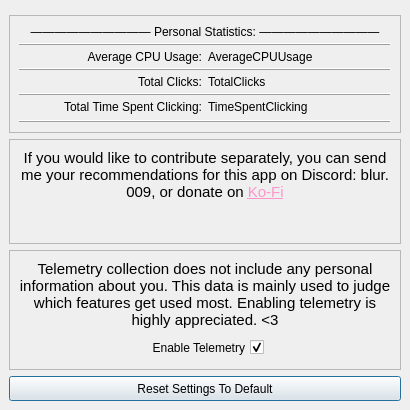
          <widget class="QWidget" name="scrollAreaWidgetContents_2">
           <property name="geometry">
            <rect>
             <x>0</x>
             <y>0</y>
             <width>410</width>
             <height>410</height>
            </rect>
           </property>
           <layout class="QVBoxLayout" name="verticalLayout_8">
            <property name="leftMargin">
             <number>9</number>
            </property>
            <property name="topMargin">
             <number>9</number>
            </property>
            <property name="rightMargin">
             <number>9</number>
            </property>
            <property name="bottomMargin">
             <number>9</number>
            </property>
            <item>
             <widget class="QFrame" name="frame_15">
              <property name="sizePolicy">
               <sizepolicy hsizetype="Minimum" vsizetype="Maximum">
                <horstretch>0</horstretch>
                <verstretch>0</verstretch>
               </sizepolicy>
              </property>
              <property name="frameShape">
               <enum>QFrame::Shape::NoFrame</enum>
              </property>
              <property name="frameShadow">
               <enum>QFrame::Shadow::Raised</enum>
              </property>
              <layout class="QVBoxLayout" name="verticalLayout_9">
               <property name="spacing">
                <number>0</number>
               </property>
               <property name="sizeConstraint">
                <enum>QLayout::SizeConstraint::SetMaximumSize</enum>
               </property>
               <property name="leftMargin">
                <number>0</number>
               </property>
               <property name="topMargin">
                <number>0</number>
               </property>
               <property name="rightMargin">
                <number>0</number>
               </property>
               <property name="bottomMargin">
                <number>0</number>
               </property>
              </layout>
             </widget>
            </item>
            <item>
             <widget class="QFrame" name="frame_25">
              <property name="sizePolicy">
               <sizepolicy hsizetype="Preferred" vsizetype="Preferred">
                <horstretch>0</horstretch>
                <verstretch>0</verstretch>
               </sizepolicy>
              </property>
              <property name="frameShape">
               <enum>QFrame::Shape::StyledPanel</enum>
              </property>
              <property name="frameShadow">
               <enum>QFrame::Shadow::Raised</enum>
              </property>
              <layout class="QVBoxLayout" name="verticalLayout_13">
               <item>
                <widget class="QFrame" name="frame_9">
                 <property name="frameShape">
                  <enum>QFrame::Shape::NoFrame</enum>
                 </property>
                 <property name="frameShadow">
                  <enum>QFrame::Shadow::Plain</enum>
                 </property>
                 <property name="lineWidth">
                  <number>0</number>
                 </property>
                 <layout class="QVBoxLayout" name="verticalLayout_10">
                  <property name="spacing">
                   <number>4</number>
                  </property>
                  <property name="leftMargin">
                   <number>0</number>
                  </property>
                  <property name="topMargin">
                   <number>0</number>
                  </property>
                  <property name="rightMargin">
                   <number>0</number>
                  </property>
                  <property name="bottomMargin">
                   <number>0</number>
                  </property>
                  <item>
                   <widget class="QFrame" name="frame_19">
                    <property name="sizePolicy">
                     <sizepolicy hsizetype="Preferred" vsizetype="Preferred">
                      <horstretch>0</horstretch>
                      <verstretch>0</verstretch>
                     </sizepolicy>
                    </property>
                    <property name="frameShape">
                     <enum>QFrame::Shape::NoFrame</enum>
                    </property>
                    <property name="frameShadow">
                     <enum>QFrame::Shadow::Raised</enum>
                    </property>
                    <layout class="QHBoxLayout" name="horizontalLayout_8">
                     <property name="spacing">
                      <number>6</number>
                     </property>
                     <property name="leftMargin">
                      <number>0</number>
                     </property>
                     <property name="topMargin">
                      <number>0</number>
                     </property>
                     <property name="rightMargin">
                      <number>0</number>
                     </property>
                     <property name="bottomMargin">
                      <number>0</number>
                     </property>
                     <item>
                      <widget class="QLabel" name="AverageCPUUsageText_2">
                       <property name="text">
                        <string>―――――――――― Personal Statistics: ――――――――――</string>
                       </property>
                       <property name="alignment">
                        <set>Qt::AlignmentFlag::AlignCenter</set>
                       </property>
                      </widget>
                     </item>
                    </layout>
                   </widget>
                  </item>
                  <item>
                   <widget class="Line" name="line_7">
                    <property name="frameShadow">
                     <enum>QFrame::Shadow::Raised</enum>
                    </property>
                    <property name="lineWidth">
                     <number>1</number>
                    </property>
                    <property name="orientation">
                     <enum>Qt::Orientation::Horizontal</enum>
                    </property>
                   </widget>
                  </item>
                  <item>
                   <widget class="QFrame" name="frame_16">
                    <property name="frameShape">
                     <enum>QFrame::Shape::NoFrame</enum>
                    </property>
                    <property name="frameShadow">
                     <enum>QFrame::Shadow::Raised</enum>
                    </property>
                    <layout class="QHBoxLayout" name="horizontalLayout">
                     <property name="spacing">
                      <number>6</number>
                     </property>
                     <property name="leftMargin">
                      <number>0</number>
                     </property>
                     <property name="topMargin">
                      <number>0</number>
                     </property>
                     <property name="rightMargin">
                      <number>0</number>
                     </property>
                     <property name="bottomMargin">
                      <number>0</number>
                     </property>
                     <item>
                      <widget class="QLabel" name="label_2">
                       <property name="text">
                        <string>Average CPU Usage:</string>
                       </property>
                       <property name="alignment">
                        <set>Qt::AlignmentFlag::AlignRight|Qt::AlignmentFlag::AlignTrailing|Qt::AlignmentFlag::AlignVCenter</set>
                       </property>
                      </widget>
                     </item>
                     <item>
                      <widget class="QLabel" name="AverageCPUUsageText">
                       <property name="text">
                        <string>AverageCPUUsage</string>
                       </property>
                      </widget>
                     </item>
                    </layout>
                   </widget>
                  </item>
                  <item>
                   <widget class="Line" name="line_4">
                    <property name="frameShadow">
                     <enum>QFrame::Shadow::Raised</enum>
                    </property>
                    <property name="lineWidth">
                     <number>1</number>
                    </property>
                    <property name="orientation">
                     <enum>Qt::Orientation::Horizontal</enum>
                    </property>
                   </widget>
                  </item>
                  <item>
                   <widget class="QFrame" name="frame_17">
                    <property name="frameShape">
                     <enum>QFrame::Shape::NoFrame</enum>
                    </property>
                    <property name="frameShadow">
                     <enum>QFrame::Shadow::Raised</enum>
                    </property>
                    <layout class="QHBoxLayout" name="horizontalLayout_5">
                     <property name="spacing">
                      <number>6</number>
                     </property>
                     <property name="leftMargin">
                      <number>0</number>
                     </property>
                     <property name="topMargin">
                      <number>0</number>
                     </property>
                     <property name="rightMargin">
                      <number>0</number>
                     </property>
                     <property name="bottomMargin">
                      <number>0</number>
                     </property>
                     <item>
                      <widget class="QLabel" name="label_6">
                       <property name="text">
                        <string>Total Clicks:</string>
                       </property>
                       <property name="alignment">
                        <set>Qt::AlignmentFlag::AlignRight|Qt::AlignmentFlag::AlignTrailing|Qt::AlignmentFlag::AlignVCenter</set>
                       </property>
                      </widget>
                     </item>
                     <item>
                      <widget class="QLabel" name="TotalClicksText">
                       <property name="text">
                        <string>TotalClicks</string>
                       </property>
                      </widget>
                     </item>
                    </layout>
                   </widget>
                  </item>
                  <item>
                   <widget class="Line" name="line_5">
                    <property name="frameShadow">
                     <enum>QFrame::Shadow::Raised</enum>
                    </property>
                    <property name="lineWidth">
                     <number>1</number>
                    </property>
                    <property name="orientation">
                     <enum>Qt::Orientation::Horizontal</enum>
                    </property>
                   </widget>
                  </item>
                  <item>
                   <widget class="QFrame" name="frame_18">
                    <property name="frameShape">
                     <enum>QFrame::Shape::NoFrame</enum>
                    </property>
                    <property name="frameShadow">
                     <enum>QFrame::Shadow::Raised</enum>
                    </property>
                    <layout class="QHBoxLayout" name="horizontalLayout_7">
                     <property name="spacing">
                      <number>6</number>
                     </property>
                     <property name="leftMargin">
                      <number>0</number>
                     </property>
                     <property name="topMargin">
                      <number>0</number>
                     </property>
                     <property name="rightMargin">
                      <number>0</number>
                     </property>
                     <property name="bottomMargin">
                      <number>0</number>
                     </property>
                     <item>
                      <widget class="QLabel" name="label_4">
                       <property name="text">
                        <string>Total Time Spent Clicking:</string>
                       </property>
                       <property name="alignment">
                        <set>Qt::AlignmentFlag::AlignRight|Qt::AlignmentFlag::AlignTrailing|Qt::AlignmentFlag::AlignVCenter</set>
                       </property>
                      </widget>
                     </item>
                     <item>
                      <widget class="QLabel" name="TimeSpentClickingText">
                       <property name="text">
                        <string>TimeSpentClicking</string>
                       </property>
                      </widget>
                     </item>
                    </layout>
                   </widget>
                  </item>
                 </layout>
                </widget>
               </item>
               <item>
                <widget class="Line" name="line_6">
                 <property name="frameShadow">
                  <enum>QFrame::Shadow::Raised</enum>
                 </property>
                 <property name="lineWidth">
                  <number>1</number>
                 </property>
                 <property name="orientation">
                  <enum>Qt::Orientation::Horizontal</enum>
                 </property>
                </widget>
               </item>
              </layout>
             </widget>
            </item>
            <item>
             <widget class="QFrame" name="frame_24">
              <property name="sizePolicy">
               <sizepolicy hsizetype="Preferred" vsizetype="Preferred">
                <horstretch>0</horstretch>
                <verstretch>0</verstretch>
               </sizepolicy>
              </property>
              <property name="frameShape">
               <enum>QFrame::Shape::StyledPanel</enum>
              </property>
              <property name="frameShadow">
               <enum>QFrame::Shadow::Raised</enum>
              </property>
              <layout class="QVBoxLayout" name="verticalLayout_12">
               <item>
                <widget class="QLabel" name="label_11">
                 <property name="sizePolicy">
                  <sizepolicy hsizetype="Minimum" vsizetype="Maximum">
                   <horstretch>0</horstretch>
                   <verstretch>0</verstretch>
                  </sizepolicy>
                 </property>
                 <property name="minimumSize">
                  <size>
                   <width>0</width>
                   <height>0</height>
                  </size>
                 </property>
                 <property name="maximumSize">
                  <size>
                   <width>16777215</width>
                   <height>10000</height>
                  </size>
                 </property>
                 <property name="font">
                  <font>
                   <pointsize>12</pointsize>
                   <bold>false</bold>
                  </font>
                 </property>
                 <property name="frameShape">
                  <enum>QFrame::Shape::NoFrame</enum>
                 </property>
                 <property name="frameShadow">
                  <enum>QFrame::Shadow::Raised</enum>
                 </property>
                 <property name="lineWidth">
                  <number>3</number>
                 </property>
                 <property name="text">
                  <string>&lt;html&gt;&lt;head/&gt;&lt;body&gt;&lt;p&gt;&lt;span style=&quot; font-size:11pt;&quot;&gt;If you would like to contribute separately, you can send me your recommendations for this app on Discord: blur.009, or donate on &lt;/span&gt;&lt;a href=&quot;https://ko-fi.com/blur009&quot;&gt;&lt;span style=&quot; font-size:11pt; text-decoration: underline; color:#ff95ca;&quot;&gt;Ko-Fi&lt;/span&gt;&lt;/a&gt;&lt;/p&gt;&lt;/body&gt;&lt;/html&gt;</string>
                 </property>
                 <property name="textFormat">
                  <enum>Qt::TextFormat::MarkdownText</enum>
                 </property>
                 <property name="scaledContents">
                  <bool>true</bool>
                 </property>
                 <property name="alignment">
                  <set>Qt::AlignmentFlag::AlignHCenter|Qt::AlignmentFlag::AlignTop</set>
                 </property>
                 <property name="wordWrap">
                  <bool>true</bool>
                 </property>
                 <property name="margin">
                  <number>0</number>
                 </property>
                 <property name="indent">
                  <number>0</number>
                 </property>
                </widget>
               </item>
              </layout>
             </widget>
            </item>
            <item>
             <widget class="QFrame" name="frame_22">
              <property name="sizePolicy">
               <sizepolicy hsizetype="Preferred" vsizetype="Preferred">
                <horstretch>0</horstretch>
                <verstretch>0</verstretch>
               </sizepolicy>
              </property>
              <property name="frameShape">
               <enum>QFrame::Shape::StyledPanel</enum>
              </property>
              <property name="frameShadow">
               <enum>QFrame::Shadow::Raised</enum>
              </property>
              <layout class="QVBoxLayout" name="verticalLayout_11">
               <item>
                <widget class="QFrame" name="frame_23">
                 <property name="sizePolicy">
                  <sizepolicy hsizetype="Preferred" vsizetype="Preferred">
                   <horstretch>0</horstretch>
                   <verstretch>0</verstretch>
                  </sizepolicy>
                 </property>
                 <property name="frameShape">
                  <enum>QFrame::Shape::NoFrame</enum>
                 </property>
                 <property name="frameShadow">
                  <enum>QFrame::Shadow::Raised</enum>
                 </property>
                 <layout class="QHBoxLayout" name="horizontalLayout_10">
                  <property name="leftMargin">
                   <number>0</number>
                  </property>
                  <property name="topMargin">
                   <number>0</number>
                  </property>
                  <property name="rightMargin">
                   <number>0</number>
                  </property>
                  <property name="bottomMargin">
                   <number>0</number>
                  </property>
                  <item>
                   <widget class="QLabel" name="label_10">
                    <property name="sizePolicy">
                     <sizepolicy hsizetype="Minimum" vsizetype="Maximum">
                      <horstretch>0</horstretch>
                      <verstretch>0</verstretch>
                     </sizepolicy>
                    </property>
                    <property name="minimumSize">
                     <size>
                      <width>0</width>
                      <height>0</height>
                     </size>
                    </property>
                    <property name="maximumSize">
                     <size>
                      <width>16777215</width>
                      <height>10000</height>
                     </size>
                    </property>
                    <property name="font">
                     <font>
                      <pointsize>12</pointsize>
                      <bold>false</bold>
                     </font>
                    </property>
                    <property name="frameShape">
                     <enum>QFrame::Shape::NoFrame</enum>
                    </property>
                    <property name="frameShadow">
                     <enum>QFrame::Shadow::Raised</enum>
                    </property>
                    <property name="lineWidth">
                     <number>3</number>
                    </property>
                    <property name="text">
                     <string>&lt;html&gt;&lt;head/&gt;&lt;body&gt;&lt;p&gt;&lt;span style=&quot; font-size:11pt;&quot;&gt;Telemetry collection does not include any personal information about you. This data is mainly used to judge which features get used most. Enabling telemetry is highly appreciated. &amp;lt;3&lt;/span&gt;&lt;/p&gt;&lt;/body&gt;&lt;/html&gt;</string>
                    </property>
                    <property name="textFormat">
                     <enum>Qt::TextFormat::MarkdownText</enum>
                    </property>
                    <property name="scaledContents">
                     <bool>true</bool>
                    </property>
                    <property name="alignment">
                     <set>Qt::AlignmentFlag::AlignHCenter|Qt::AlignmentFlag::AlignTop</set>
                    </property>
                    <property name="wordWrap">
                     <bool>true</bool>
                    </property>
                    <property name="margin">
                     <number>0</number>
                    </property>
                    <property name="indent">
                     <number>0</number>
                    </property>
                   </widget>
                  </item>
                 </layout>
                </widget>
               </item>
               <item>
                <widget class="QFrame" name="frame_21">
                 <property name="sizePolicy">
                  <sizepolicy hsizetype="Preferred" vsizetype="Preferred">
                   <horstretch>0</horstretch>
                   <verstretch>0</verstretch>
                  </sizepolicy>
                 </property>
                 <property name="frameShape">
                  <enum>QFrame::Shape::NoFrame</enum>
                 </property>
                 <property name="frameShadow">
                  <enum>QFrame::Shadow::Raised</enum>
                 </property>
                 <layout class="QHBoxLayout" name="horizontalLayout_9">
                  <property name="leftMargin">
                   <number>0</number>
                  </property>
                  <property name="topMargin">
                   <number>0</number>
                  </property>
                  <property name="rightMargin">
                   <number>0</number>
                  </property>
                  <property name="bottomMargin">
                   <number>0</number>
                  </property>
                  <item>
                   <spacer name="horizontalSpacer_4">
                    <property name="orientation">
                     <enum>Qt::Orientation::Horizontal</enum>
                    </property>
                    <property name="sizeHint" stdset="0">
                     <size>
                      <width>40</width>
                      <height>20</height>
                     </size>
                    </property>
                   </spacer>
                  </item>
                  <item>
                   <widget class="QCheckBox" name="TelemetryCheckBox">
                    <property name="sizePolicy">
                     <sizepolicy hsizetype="Fixed" vsizetype="Preferred">
                      <horstretch>0</horstretch>
                      <verstretch>0</verstretch>
                     </sizepolicy>
                    </property>
                    <property name="minimumSize">
                     <size>
                      <width>0</width>
                      <height>25</height>
                     </size>
                    </property>
                    <property name="maximumSize">
                     <size>
                      <width>16777215</width>
                      <height>30</height>
                     </size>
                    </property>
                    <property name="toolTipDuration">
                     <number>-1</number>
                    </property>
                    <property name="layoutDirection">
                     <enum>Qt::LayoutDirection::RightToLeft</enum>
                    </property>
                    <property name="locale">
                     <locale language="English" country="UnitedStates"/>
                    </property>
                    <property name="text">
                     <string>Enable Telemetry</string>
                    </property>
                    <property name="checked">
                     <bool>true</bool>
                    </property>
                   </widget>
                  </item>
                  <item>
                   <spacer name="horizontalSpacer_5">
                    <property name="orientation">
                     <enum>Qt::Orientation::Horizontal</enum>
                    </property>
                    <property name="sizeHint" stdset="0">
                     <size>
                      <width>40</width>
                      <height>20</height>
                     </size>
                    </property>
                   </spacer>
                  </item>
                 </layout>
                </widget>
               </item>
              </layout>
             </widget>
            </item>
            <item>
             <widget class="QPushButton" name="ResetSettingsButton">
              <property name="minimumSize">
               <size>
                <width>170</width>
                <height>25</height>
               </size>
              </property>
              <property name="maximumSize">
               <size>
                <width>16777215</width>
                <height>25</height>
               </size>
              </property>
              <property name="toolTip">
               <string>&lt;html&gt;&lt;head/&gt;&lt;body&gt;&lt;p&gt;&lt;span style=&quot; color:#ff0a0e;&quot;&gt;Resets all settings to default!&lt;/span&gt;&lt;/p&gt;&lt;/body&gt;&lt;/html&gt;</string>
              </property>
              <property name="toolTipDuration">
               <number>-1</number>
              </property>
              <property name="locale">
               <locale language="English" country="UnitedStates"/>
              </property>
              <property name="text">
               <string>Reset Settings To Default</string>
              </property>
              <property name="checkable">
               <bool>false</bool>
              </property>
              <property name="checked">
               <bool>false</bool>
              </property>
              <property name="autoDefault">
               <bool>false</bool>
              </property>
              <property name="default">
               <bool>true</bool>
              </property>
              <property name="flat">
               <bool>false</bool>
              </property>
             </widget>
            </item>
           </layout>
          </widget>
